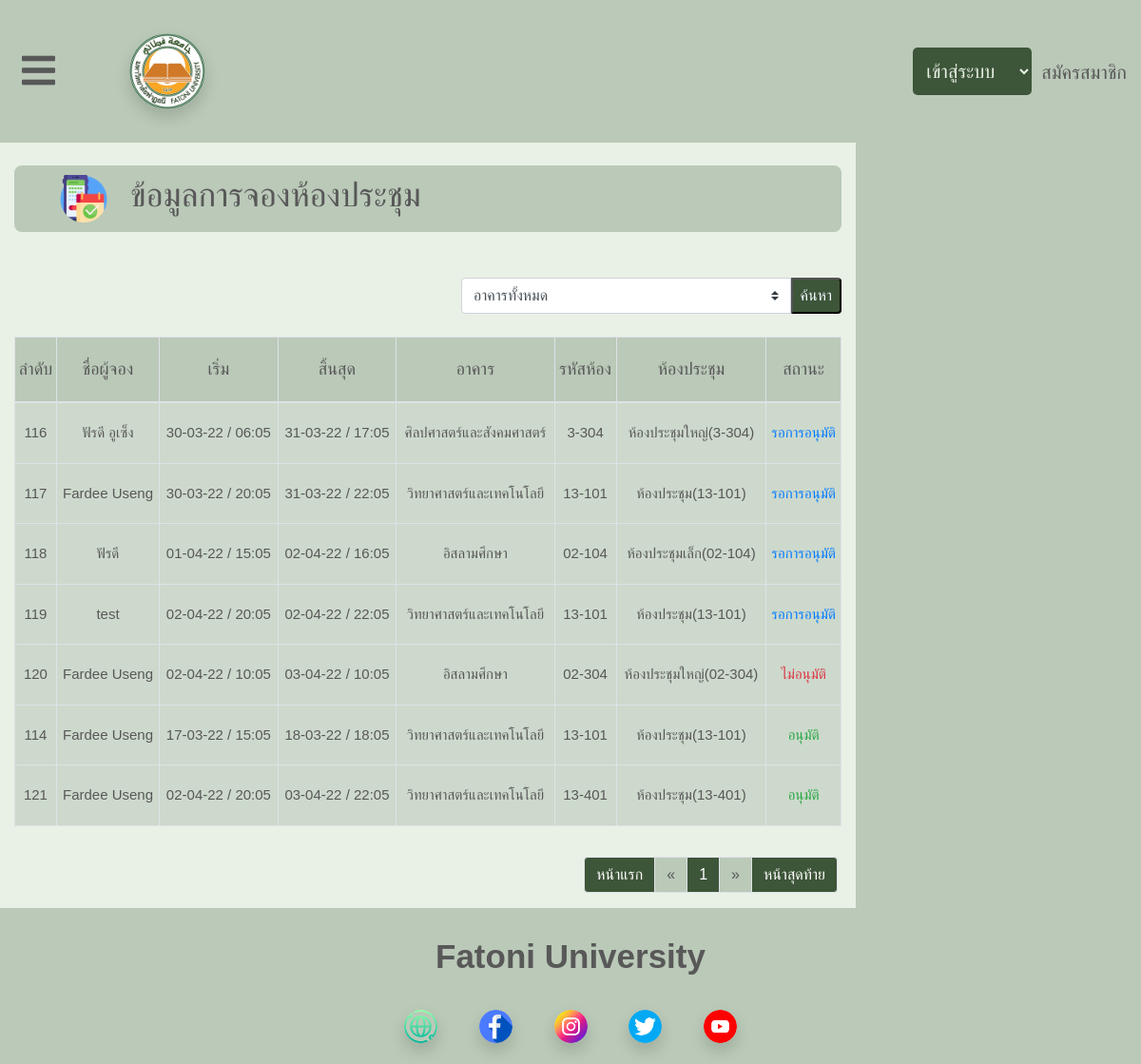
Screenshot of /bookingdetail.php with the database file from the repository.
### tables this page shows
CREATE TABLE `reservation` (
  `rserv_Id` int(15) NOT NULL,
  `bd_Id` int(15) NOT NULL,
  `room_Id` int(15) NOT NULL,
  `peoplename` varchar(255) DEFAULT NULL,
  `phone` varchar(50) NOT NULL,
  `numpeople` int(15) DEFAULT NULL,
  `people_Id` varchar(255) NOT NULL,
  `obj` varchar(500) DEFAULT NULL,
  `startdate` date DEFAULT NULL,
  `enddate` date DEFAULT NULL,
  `starttime` time DEFAULT NULL,
  `endtime` time DEFAULT NULL,
  `org_Id` int(15) DEFAULT NULL,
  `major_Id` int(15) DEFAULT NULL,
  `rserv_status` varchar(255) DEFAULT NULL,
  `users_Id` int(15) DEFAULT NULL,
  `staff_Id` int(15) DEFAULT NULL,
  `admin_Id` int(15) DEFAULT NULL
);

CREATE TABLE `building` (
  `bd_Id` int(15) NOT NULL,
  `bd_name` varchar(255) DEFAULT NULL
);

CREATE TABLE `room` (
  `room_Id` int(15) NOT NULL,
  `bd_Id` int(15) NOT NULL,
  `staff_Id` int(15) NOT NULL,
  `r_name` varchar(255) DEFAULT NULL,
  `r_capacity` int(100) DEFAULT NULL,
  `r_img` varchar(255) DEFAULT NULL,
  `r_status` varchar(50) DEFAULT NULL,
  `r_code` varchar(100) DEFAULT NULL,
  `r_floor` int(15) DEFAULT NULL,
  `r_equipment` varchar(255) DEFAULT NULL,
  `r_note` varchar(1000) DEFAULT NULL
);

### bookingdetail.php (the view, shortened to what this page needs)
<?php
   require("dbconnect.php");
   if(isset($_GET['page'])){
      $page = $_GET['page'];
   }else{
      $page = 1;
   }
   $record_show = 12;
   $offset = ($page - 1) * $record_show;
   $sql = "SELECT * FROM reservation LEFT JOIN building ON reservation.bd_Id = building.bd_Id LEFT JOIN room ON reservation.room_Id = room.room_Id ORDER BY rserv_status DESC";
   $sql .= " LIMIT $offset,$record_show";
   $result = mysqli_query($connect, $sql);
?>
<!DOCTYPE html>
<html lang="en">
<head>
   <?php include('./master/head.php') ?>
</head>
<body>
<header>
   <?php include('./master/header.php') ?>
</header>
<div class="content">
   <div class="container-fluid">
      <div class="main row">
         <div class="main-content col-xl-9">
            <div class="content-container mt-4">
               <div class="content-title d-flex">
                  <div class="content-title-img ml-5">
                     <img src="img/menu-logo/booking.png" alt="">
                  </div>
                  <div class="content-title-h ml-4">
                     <h3>ข้อมูลการจองห้องประชุม</h3>
                  </div>
               </div>
               <div class="content-search d-flex mt-5 mb-4">
                  <form action="bookingdetailsearch.php" method="post" class="input-group">
                     <select class="custom-select" name="building" id="">
                        <option value="" selected disabled>อาคารทั้งหมด</option>
                     </select>
                     <button class="content-search-button px-2 rounded-right" type="submit" name="sbuilding">ค้นหา</button>
                  </form>
               </div>
               <div class="content-table bg-dark">
                  <table class="text-center table table-bordered">
                     <thead>
                        <tr>
                           <th>ลำดับ</th>
                           <th>ชื่อผู้จอง</th>
                           <th>เริ่ม</th>
                           <th>สิ้นสุด</th>
                           <th>อาคาร</th>
                           <th>รหัสห้อง</th>
                           <th>ห้องประชุม</th>
                           <th>สถานะ</th>
                        </tr>
                     </thead>
                     <tbody>
                     <?php while($row = mysqli_fetch_array($result)){ ?>
                        <tr>
                           <td><?php echo $row["rserv_Id"]; ?></td>
                           <td><?php echo $row["peoplename"]; ?></td>
                           <td><?php echo date("d-m-y",strtotime($row["startdate"])). " / " .date("H:m",strtotime($row["starttime"])) ?></td>
                           <td><?php echo date("d-m-y",strtotime($row["enddate"])). " / " .date("H:m",strtotime($row["endtime"])) ?></td>
                           <td><?php echo $row["bd_name"] ?></td>
                           <td><?php echo $row["r_code"] ?></td>
                           <td><?php echo $row["r_name"] ?></td>
                           <?php
                              if($row["rserv_status"] === "approve"){
                                 echo "<td class='text-success'>อนุมัติ</td>";
                              }elseif($row["rserv_status"] === "disapproved"){
                                 echo "<td class='text-danger'>ไม่อนุมัติ</td>";
                              }else{
                                 echo "<td class='text-primary'>รอการอนุมัติ</td>";
                              }
                           ?>
                        </tr>
                     <?php } ?>
                     </tbody>
                  </table>
               </div>
               <div class="content-footer row d-flex justify-content-end mr-1">
                  <div class="content-footer-right">
                     <?php include("./master/pagination.php"); ?>
                  </div>
               </div>
            </div>
         </div>
      </div>
   </div>
</div>
<footer>
   <?php include('./master/footer.php'); ?>
</footer>
</body>
</html>

### master/header.php (style rules this page uses)
* { margin:0; padding:0; box-sizing:border-box; }
body { height:100%; font-family: SukhumvitSet, sans-serif; background-color:#BAC9B8; }

### rows the page displays
reservation: rserv_Id "116", peoplename "ฟัรดี อูเซ็ง", startdate "30-03-22", starttime "06:05", enddate "31-03-22", endtime "17:05", bd_Id.bd_name "ศิลปศาสตร์และสังคมศาสตร์", room_Id.r_code "3-304", room_Id.r_name "ห้องประชุมใหญ่(3-304)", rserv_status "รอการอนุมัติ"
reservation: rserv_Id "117", peoplename "Fardee Useng", startdate "30-03-22", starttime "20:05", enddate "31-03-22", endtime "22:05", bd_Id.bd_name "วิทยาศาสตร์และเทคโนโลยี", room_Id.r_code "13-101", room_Id.r_name "ห้องประชุม(13-101)", rserv_status "รอการอนุมัติ"
reservation: rserv_Id "118", peoplename "ฟัรดี", startdate "01-04-22", starttime "15:05", enddate "02-04-22", endtime "16:05", bd_Id.bd_name "อิสลามศึกษา", room_Id.r_code "02-104", room_Id.r_name "ห้องประชุมเล็ก(02-104)", rserv_status "รอการอนุมัติ"
reservation: rserv_Id "119", peoplename "test", startdate "02-04-22", starttime "20:05", enddate "02-04-22", endtime "22:05", bd_Id.bd_name "วิทยาศาสตร์และเทคโนโลยี", room_Id.r_code "13-101", room_Id.r_name "ห้องประชุม(13-101)", rserv_status "รอการอนุมัติ"
reservation: rserv_Id "120", peoplename "Fardee Useng", startdate "02-04-22", starttime "10:05", enddate "03-04-22", endtime "10:05", bd_Id.bd_name "อิสลามศึกษา", room_Id.r_code "02-304", room_Id.r_name "ห้องประชุมใหญ่(02-304)", rserv_status "ไม่อนุมัติ"
reservation: rserv_Id "114", peoplename "Fardee Useng", startdate "17-03-22", starttime "15:05", enddate "18-03-22", endtime "18:05", bd_Id.bd_name "วิทยาศาสตร์และเทคโนโลยี", room_Id.r_code "13-101", room_Id.r_name "ห้องประชุม(13-101)", rserv_status "อนุมัติ"
reservation: rserv_Id "121", peoplename "Fardee Useng", startdate "02-04-22", starttime "20:05", enddate "03-04-22", endtime "22:05", bd_Id.bd_name "วิทยาศาสตร์และเทคโนโลยี", room_Id.r_code "13-401", room_Id.r_name "ห้องประชุม(13-401)", rserv_status "อนุมัติ"
